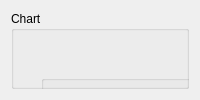
     <widget class="QWidget" name="chartTAB">
      <attribute name="title">
       <string>Chart</string>
      </attribute>
      <layout class="QHBoxLayout" name="horizontalLayout_9">
       <item>
        <widget class="QGroupBox" name="groupBox_13">
         <property name="sizePolicy">
          <sizepolicy hsizetype="Expanding" vsizetype="Expanding">
           <horstretch>0</horstretch>
           <verstretch>0</verstretch>
          </sizepolicy>
         </property>
         <property name="maximumSize">
          <size>
           <width>16777215</width>
           <height>16777215</height>
          </size>
         </property>
         <property name="title">
          <string>Chart</string>
         </property>
         <widget class="QGroupBox" name="groupBox_15">
          <property name="geometry">
           <rect>
            <x>30</x>
            <y>220</y>
            <width>631</width>
            <height>181</height>
           </rect>
          </property>
          <property name="sizePolicy">
           <sizepolicy hsizetype="Expanding" vsizetype="Preferred">
            <horstretch>0</horstretch>
            <verstretch>0</verstretch>
           </sizepolicy>
          </property>
          <property name="font">
           <font/>
          </property>
          <property name="title">
           <string>Chart settings file</string>
          </property>
          <property name="alignment">
           <set>Qt::AlignCenter</set>
          </property>
          <property name="flat">
           <bool>true</bool>
          </property>
          <widget class="QPushButton" name="pushButton_chartTableEditor">
           <property name="geometry">
            <rect>
             <x>0</x>
             <y>120</y>
             <width>271</width>
             <height>41</height>
            </rect>
           </property>
           <property name="font">
            <font>
             <weight>75</weight>
             <italic>false</italic>
             <bold>true</bold>
            </font>
           </property>
           <property name="toolTip">
            <string>Open chart file editor</string>
           </property>
           <property name="text">
            <string>Editor &gt;</string>
           </property>
          </widget>
          <widget class="QLineEdit" name="lineEdit_chartTableXMLFile">
           <property name="geometry">
            <rect>
             <x>0</x>
             <y>70</y>
             <width>561</width>
             <height>35</height>
            </rect>
           </property>
          </widget>
          <widget class="QPushButton" name="pushButton_browseChartTableXMLFile">
           <property name="geometry">
            <rect>
             <x>570</x>
             <y>70</y>
             <width>61</width>
             <height>35</height>
            </rect>
           </property>
           <property name="text">
            <string/>
           </property>
           <property name="icon">
            <iconset resource="../resources/resources.qrc">
             <normaloff>:/fileopen.png</normaloff>:/fileopen.png</iconset>
           </property>
           <property name="iconSize">
            <size>
             <width>24</width>
             <height>24</height>
            </size>
           </property>
          </widget>
          <widget class="QLabel" name="label_8">
           <property name="geometry">
            <rect>
             <x>0</x>
             <y>40</y>
             <width>271</width>
             <height>21</height>
            </rect>
           </property>
           <property name="text">
            <string>File name (XML)</string>
           </property>
          </widget>
         </widget>
         <widget class="QGroupBox" name="groupBox_14">
          <property name="geometry">
           <rect>
            <x>30</x>
            <y>50</y>
            <width>631</width>
            <height>141</height>
           </rect>
          </property>
          <property name="font">
           <font/>
          </property>
          <property name="title">
           <string>Chart database</string>
          </property>
          <property name="alignment">
           <set>Qt::AlignCenter</set>
          </property>
          <property name="flat">
           <bool>true</bool>
          </property>
          <widget class="QPushButton" name="pushbutton_connectDB">
           <property name="enabled">
            <bool>true</bool>
           </property>
           <property name="geometry">
            <rect>
             <x>0</x>
             <y>40</y>
             <width>300</width>
             <height>41</height>
            </rect>
           </property>
           <property name="sizePolicy">
            <sizepolicy hsizetype="Preferred" vsizetype="Fixed">
             <horstretch>0</horstretch>
             <verstretch>0</verstretch>
            </sizepolicy>
           </property>
           <property name="maximumSize">
            <size>
             <width>300</width>
             <height>16777215</height>
            </size>
           </property>
           <property name="font">
            <font>
             <weight>75</weight>
             <italic>false</italic>
             <bold>true</bold>
            </font>
           </property>
           <property name="toolTip">
            <string>Connect to database and find chart databases</string>
           </property>
           <property name="text">
            <string>Connect to database</string>
           </property>
           <property name="default">
            <bool>false</bool>
           </property>
           <property name="flat">
            <bool>false</bool>
           </property>
          </widget>
          <widget class="QComboBox" name="comboBox_chart">
           <property name="geometry">
            <rect>
             <x>150</x>
             <y>100</y>
             <width>401</width>
             <height>41</height>
            </rect>
           </property>
           <property name="sizePolicy">
            <sizepolicy hsizetype="Expanding" vsizetype="Fixed">
             <horstretch>0</horstretch>
             <verstretch>0</verstretch>
            </sizepolicy>
           </property>
           <property name="editable">
            <bool>false</bool>
           </property>
           <property name="iconSize">
            <size>
             <width>16</width>
             <height>16</height>
            </size>
           </property>
          </widget>
          <widget class="QLabel" name="shpLabel_11">
           <property name="geometry">
            <rect>
             <x>10</x>
             <y>100</y>
             <width>131</width>
             <height>41</height>
            </rect>
           </property>
           <property name="font">
            <font/>
           </property>
           <property name="text">
            <string>Database</string>
           </property>
           <property name="alignment">
            <set>Qt::AlignLeading|Qt::AlignLeft|Qt::AlignVCenter</set>
           </property>
          </widget>
         </widget>
         <widget class="QGroupBox" name="groupBox_12">
          <property name="geometry">
           <rect>
            <x>30</x>
            <y>410</y>
            <width>341</width>
            <height>181</height>
           </rect>
          </property>
          <property name="font">
           <font/>
          </property>
          <property name="title">
           <string>Layer simplification</string>
          </property>
          <property name="alignment">
           <set>Qt::AlignHCenter|Qt::AlignTop</set>
          </property>
          <property name="flat">
           <bool>true</bool>
          </property>
          <widget class="QPushButton" name="pushbutton_optimize">
           <property name="enabled">
            <bool>false</bool>
           </property>
           <property name="geometry">
            <rect>
             <x>0</x>
             <y>50</y>
             <width>271</width>
             <height>41</height>
            </rect>
           </property>
           <property name="font">
            <font>
             <weight>75</weight>
             <italic>false</italic>
             <bold>true</bold>
            </font>
           </property>
           <property name="text">
            <string>Start simplification</string>
           </property>
           <property name="default">
            <bool>false</bool>
           </property>
           <property name="flat">
            <bool>false</bool>
           </property>
          </widget>
          <widget class="QLabel" name="label_7">
           <property name="geometry">
            <rect>
             <x>0</x>
             <y>100</y>
             <width>331</width>
             <height>81</height>
            </rect>
           </property>
           <property name="font">
            <font/>
           </property>
           <property name="text">
            <string>Please note that simplification process can take several minutes or even hours to finish and can't be cancelled.</string>
           </property>
           <property name="alignment">
            <set>Qt::AlignLeading|Qt::AlignLeft|Qt::AlignTop</set>
           </property>
           <property name="wordWrap">
            <bool>true</bool>
           </property>
          </widget>
          <widget class="QPushButton" name="pushButton_droptables">
           <property name="geometry">
            <rect>
             <x>280</x>
             <y>50</y>
             <width>41</width>
             <height>41</height>
            </rect>
           </property>
           <property name="toolTip">
            <string>Delete simplified layers</string>
           </property>
           <property name="text">
            <string/>
           </property>
           <property name="icon">
            <iconset resource="../resources/resources.qrc">
             <normaloff>:/button_cancel.png</normaloff>:/button_cancel.png</iconset>
           </property>
           <property name="iconSize">
            <size>
             <width>32</width>
             <height>32</height>
            </size>
           </property>
          </widget>
         </widget>
         <widget class="QGroupBox" name="groupBox_5">
          <property name="geometry">
           <rect>
            <x>30</x>
            <y>600</y>
            <width>631</width>
            <height>101</height>
           </rect>
          </property>
          <property name="font">
           <font/>
          </property>
          <property name="title">
           <string>Import SHP File into database</string>
          </property>
          <property name="alignment">
           <set>Qt::AlignHCenter|Qt::AlignTop</set>
          </property>
          <property name="flat">
           <bool>true</bool>
          </property>
          <widget class="QLineEdit" name="rootmappath_2">
           <property name="geometry">
            <rect>
             <x>0</x>
             <y>50</y>
             <width>491</width>
             <height>35</height>
            </rect>
           </property>
           <property name="font">
            <font>
             <pointsize>16</pointsize>
            </font>
           </property>
           <property name="dragEnabled">
            <bool>true</bool>
           </property>
          </widget>
          <widget class="QPushButton" name="mapButton_2">
           <property name="geometry">
            <rect>
             <x>500</x>
             <y>50</y>
             <width>61</width>
             <height>35</height>
            </rect>
           </property>
           <property name="toolTip">
            <string>Browse</string>
           </property>
           <property name="text">
            <string/>
           </property>
           <property name="icon">
            <iconset resource="../resources/resources.qrc">
             <normaloff>:/fileopen.png</normaloff>:/fileopen.png</iconset>
           </property>
           <property name="iconSize">
            <size>
             <width>24</width>
             <height>24</height>
            </size>
           </property>
          </widget>
          <widget class="QPushButton" name="convert_2">
           <property name="geometry">
            <rect>
             <x>570</x>
             <y>50</y>
             <width>61</width>
             <height>35</height>
            </rect>
           </property>
           <property name="font">
            <font>
             <weight>75</weight>
             <italic>false</italic>
             <bold>true</bold>
            </font>
           </property>
           <property name="toolTip">
            <string>Import</string>
           </property>
           <property name="text">
            <string/>
           </property>
           <property name="icon">
            <iconset resource="../resources/resources.qrc">
             <normaloff>:/button_ok.png</normaloff>:/button_ok.png</iconset>
           </property>
           <property name="iconSize">
            <size>
             <width>60</width>
             <height>40</height>
            </size>
           </property>
          </widget>
         </widget>
         <widget class="QGroupBox" name="groupBox_22">
          <property name="geometry">
           <rect>
            <x>380</x>
            <y>410</y>
            <width>341</width>
            <height>181</height>
           </rect>
          </property>
          <property name="font">
           <font/>
          </property>
          <property name="title">
           <string>Correctness of the Navigation Lines</string>
          </property>
          <property name="alignment">
           <set>Qt::AlignHCenter|Qt::AlignTop</set>
          </property>
          <property name="flat">
           <bool>true</bool>
          </property>
          <widget class="QPushButton" name="pushButton_navigline">
           <property name="enabled">
            <bool>true</bool>
           </property>
           <property name="geometry">
            <rect>
             <x>0</x>
             <y>50</y>
             <width>271</width>
             <height>41</height>
            </rect>
           </property>
           <property name="font">
            <font>
             <weight>75</weight>
             <italic>false</italic>
             <bold>true</bold>
            </font>
           </property>
           <property name="text">
            <string>Start correctness</string>
           </property>
           <property name="default">
            <bool>false</bool>
           </property>
           <property name="flat">
            <bool>false</bool>
           </property>
          </widget>
          <widget class="QPushButton" name="pushButton_dropnavigline">
           <property name="geometry">
            <rect>
             <x>280</x>
             <y>50</y>
             <width>41</width>
             <height>41</height>
            </rect>
           </property>
           <property name="toolTip">
            <string>Delete simplified layers</string>
           </property>
           <property name="text">
            <string/>
           </property>
           <property name="icon">
            <iconset resource="../resources/resources.qrc">
             <normaloff>:/button_cancel.png</normaloff>:/button_cancel.png</iconset>
           </property>
           <property name="iconSize">
            <size>
             <width>32</width>
             <height>32</height>
            </size>
           </property>
          </widget>
         </widget>
        </widget>
       </item>
      </layout>
     </widget>
